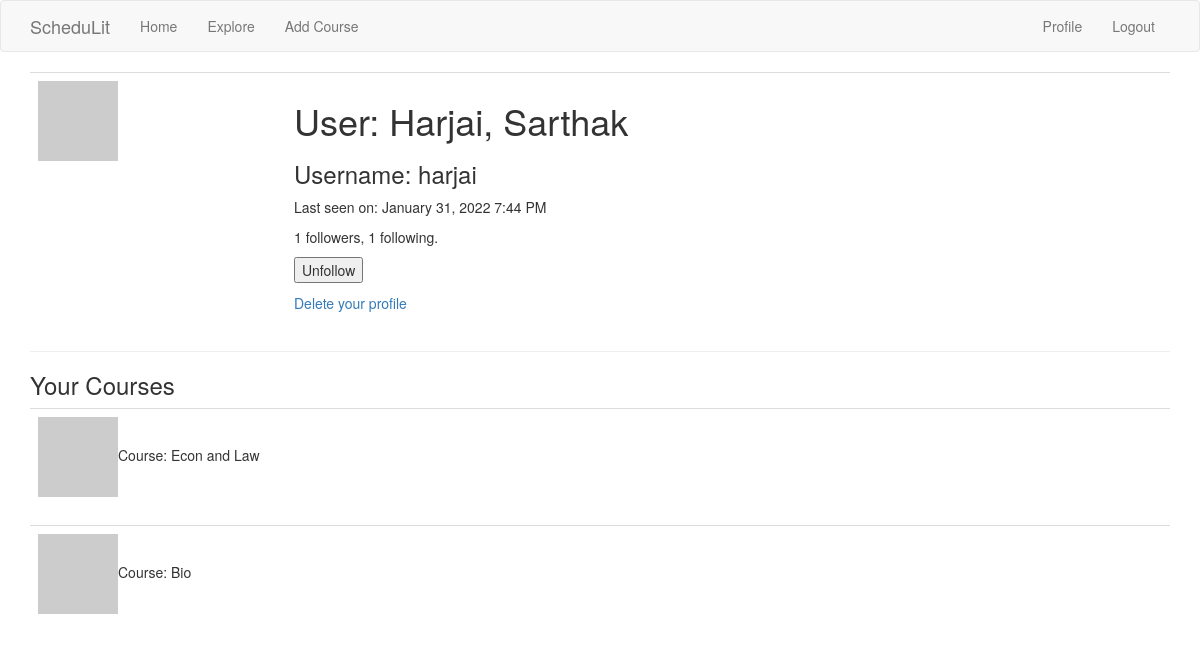
Page /user/harjai (signed in) on the earlier database version.
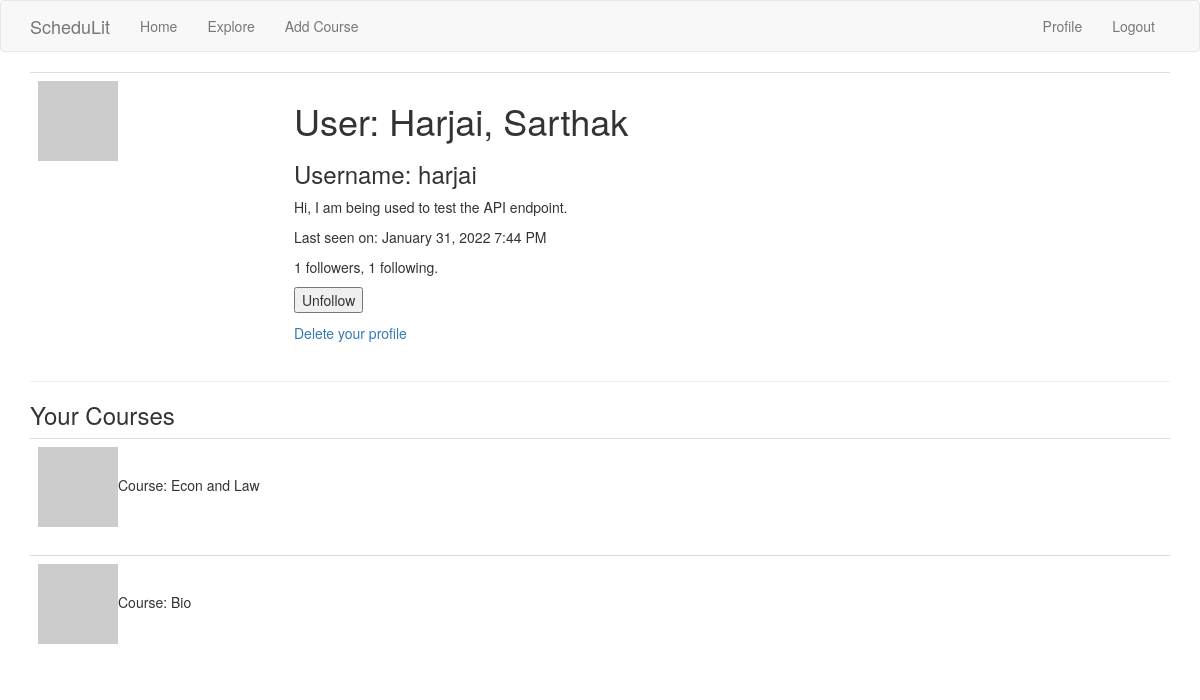
Same page on the later database version.
### app/models.py (models this page shows, shortened)
class User(UserMixin, db.Model):
    id = db.Column(db.Integer, primary_key = True)
    first_name = db.Column(db.String(64), index = True)
    last_name = db.Column(db.String(100), index = True)
    username = db.Column(db.String(64), index = True, unique = True)
    email = db.Column(db.String(120), index = True, unique = True)
    password_hash = db.Column(db.String(128))
    courses = db.relationship('Course', backref ='author', lazy = 'dynamic')
    about_me = db.Column(db.String(150))
    last_seen = db.Column(db.DateTime, default= datetime.utcnow)
    followed = db.relationship('User', secondary = followers,
        primaryjoin =(followers.c.follower_id == id),
        secondaryjoin=(followers.c.followed_id == id),
        backref = db.backref('followers', lazy= 'dynamic'), lazy = 'dynamic' )
    token = db.Column(db.String(32), index=True, unique=True)
    token_expiration = db.Column(db.DateTime)
    def avatar(self, size):
        digest = md5(self.email.lower().encode('utf-8')).hexdigest()
        return 'https://www.gravatar.com/avatar/{}?d=identicon&s={}'.format(
            digest, size)
    def getCourses(self):
        my_courses = Course.query.filter_by(user_id = self.id)
        return my_courses
    def is_following(self, user):
        return self.followed.filter(
            followers.c.followed_id == user.id).count()>0
    """ This next module allows support for tokens in our api """

class Course(db.Model):
    id = db.Column(db.Integer, primary_key = True)
    course = db.Column(db.String(100))
    timestamp = db.Column(db.DateTime, index = True, default= datetime.utcnow)
    building = db.Column(db.String(50))
    user_id = db.Column(db.Integer, db.ForeignKey('user.id'))

### app/main/routes.py (the view)
@bp.route('/user/<username>')
@login_required
def user(username):
    form = EmptyForm()
    user = User.query.filter_by(username = username).first_or_404()
    courses = current_user.getCourses().all()
    if not courses:
        flash("You have not added any courses to your ScheduLit")
    return render_template('user.html', user=user, courses = courses, form =form)

### app/main/forms.py
class EmptyForm(FlaskForm):
    submit = SubmitField('Submit')

### app/main/routes.py (called while the page is built)
@bp.before_request
def before_request():
    if current_user.is_authenticated:
        current_user.last_seen = datetime.utcnow()
        db.session.commit()

### app/models.py (called while the page is built)
@login.user_loader
def load_user(id):
    return User.query.get(int(id))

### app/templates/user.html (shortened to what this page needs)
{% extends "base.html" %}
{% block app_content %}
    <table class="table table-hover">
        <tr>
            <td width="256px"><img src="{{ user.avatar(256) }}"></td>
            <td>
                <h1>User: {{ user.last_name}}, {{user.first_name }}</h1>
                <h3>Username: {{user.username}}</h3>
                {% if user.about_me %}<p>{{ user.about_me }}</p>{% endif %}
                {% if user.last_seen %}<p>Last seen on: {{ moment(user.last_seen).format('LLL') }}</p>{% endif %}
                <p>{{ user.followers.count() }} followers, {{ user.followed.count() }} following.</p>
                {% if user == current_user %}
                <p><a href="{{ url_for('main.edit_profile') }}">Edit your profile</a></p>
                {% else %}
                <p>
                    <form action="{{ url_for('main.unfollow', username=user.username) }}" method="post">
                        {{ form.submit(value='Unfollow') }}
                    </form>
                </p>
                {% endif %}
                <p style="color: red;"><a href="{{ url_for('main.deleteProfile', id = current_user.id) }}">Delete your profile</a></p>
            </td>
        </tr>
    </table>
    <hr>
    <h3> Your Courses </h3>
    {%if courses %}
    {%for course in courses %}
    <table class="table table-hover">
                <td><img src ="{{course.author.avatar(36)}}">Course: {{course.course}}</td>
    </table>
    {%endfor%}
    {%else%}
    <p>There are not scheduled courses in your Schedulit</p>
    {%endif%}
{%endblock%}

### app/templates/base.html (shortened to what this page needs)
{%extends "bootstrap/base.html"%}
{% block navbar %}
    <nav class="navbar navbar-default">
        <div class="container">
            <div class="navbar-header">
                <a class="navbar-brand" href="{{ url_for('main.scheduleView') }}">ScheduLit</a>
            </div>
            <div class="collapse navbar-collapse" id="bs-example-navbar-collapse-1">
                <ul class="nav navbar-nav">
                    <li><a href="{{ url_for('main.scheduleView') }}">Home</a></li>
                    <li><a href= "{{ url_for('main.explore') }}">Explore</a></li>
                    <li><a href="{{ url_for('main.addCourse') }}">Add Course</a></li>
                </ul>
                <ul class="nav navbar-nav navbar-right">
                    {% if current_user.is_anonymous %}
                    <li><a href="{{ url_for('auth.login') }}">Login</a></li>
                    {% else %}
                    <li><a href="{{ url_for('main.user', username=current_user.username) }}">Profile</a></li>
                    <li><a href="{{ url_for('auth.logout') }}">Logout</a></li>
                    {% endif %}
                </ul>
            </div>
        </div>
    </nav>
{% endblock %}
{%block content%}
    <div class="container">
        {% block app_content %}{% endblock %}
    </div>
{% endblock %}

Differences in the rows shown:
changed User "Harjai": about_me (not shown) → "Hi, I am being used to test the API endpoint."
